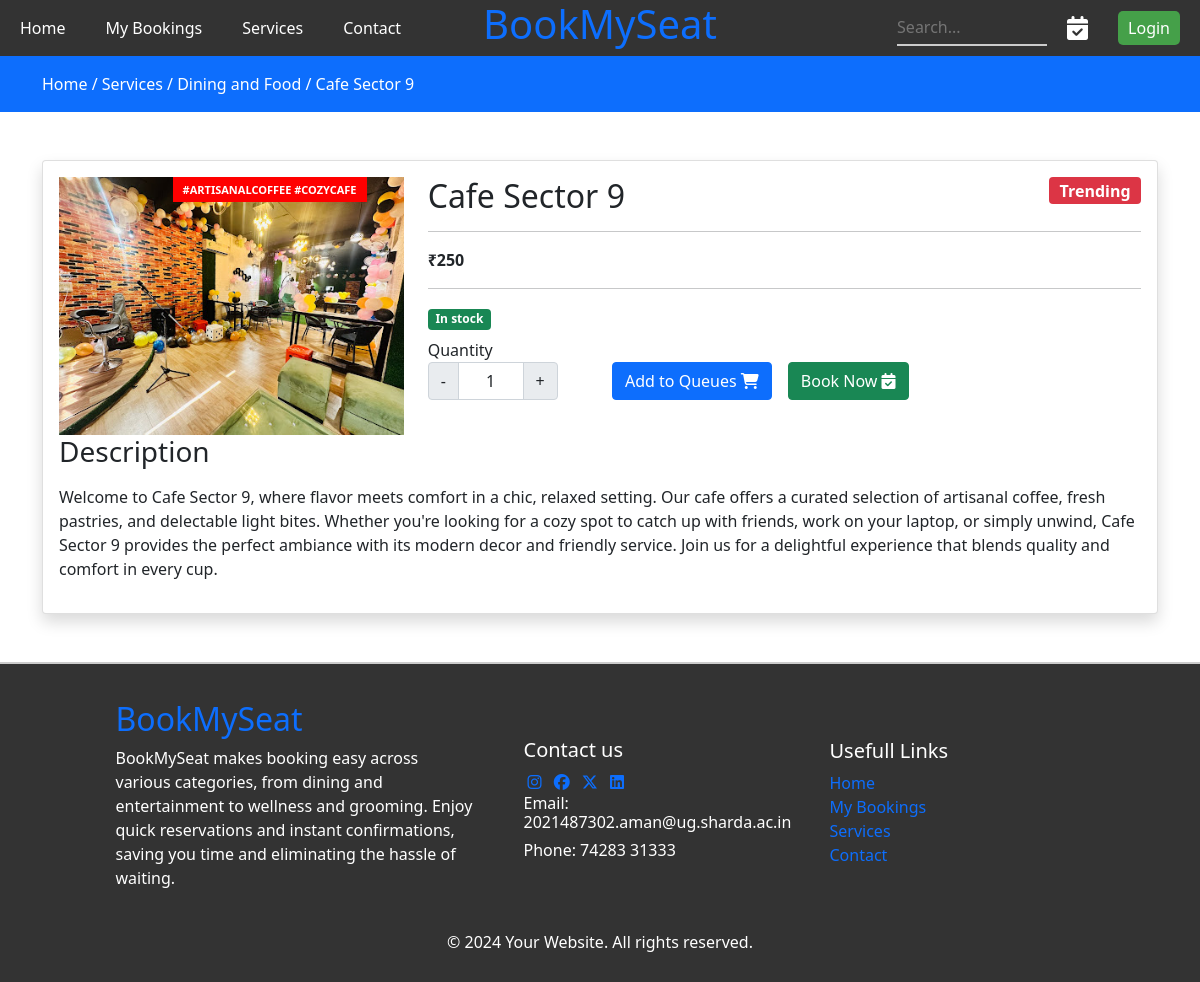
Page /services/Dining and Food/Cafe Sector 9 on the committed database.
### attendee/models.py (models this page shows, shortened)
class Event(models.Model):
    category = models.ForeignKey(Category, on_delete=models.CASCADE)
    slug = models.CharField(max_length=50, null=False, blank=False)
    name = models.CharField(max_length=50, null=False, blank=False)
    event_image = models.ImageField(upload_to=get_file_path, null=True, blank=True)
    small_descriptions = models.CharField(max_length=250, null=False, blank=False)
    quantity = models.IntegerField(null=False, blank=False)
    descriptions = models.TextField(max_length=500, null=False, blank=False)
    original_price = models.FloatField(null=False, blank=False)
    selling_price = models.FloatField(null=False, blank=False)
    status = models.BooleanField(default=False, help_text="0=default, 1=Hidden")
    trending = models.BooleanField(default=False, help_text="0=default, 1=trending")
    tag = models.CharField(max_length=50, null=False, blank=False)
    meta_title = models.CharField(max_length=50, null=False, blank=False)
    meta_keywords = models.CharField(max_length=50, null=False, blank=False)
    meta_descriptions = models.TextField(max_length=500, null=False, blank=False)
    created_at = models.DateTimeField(auto_now_add=True)

class Category(models.Model):
    slug = models.CharField(max_length=50, null=False, blank=False)
    name = models.CharField(max_length=50, null=False, blank=False)
    image = models.ImageField(upload_to=get_file_path, null=True, blank=True)
    descriptions = models.TextField(max_length=500, null=False, blank=False)
    status = models.BooleanField(default=False, help_text="0=default, 1=Hidden")
    trending = models.BooleanField(default=False, help_text="0=default, 1=trending")
    meta_title = models.CharField(max_length=50, null=False, blank=False)
    meta_keywords = models.CharField(max_length=50, null=False, blank=False)
    meta_descriptions = models.TextField(max_length=500, null=False, blank=False)
    created_at = models.DateTimeField(auto_now_add=True)

### attendee/views.py (the view)
# urls.py: path('services/<str:cate_slug>/<str:evt_slug>', views.eventview, name="eventview"),
def eventview(request, cate_slug, evt_slug):
    if(Category.objects.filter(slug=cate_slug, status=0)):
        if(Event.objects.filter(slug=evt_slug, status=0)):
            events = Event.objects.filter(slug=evt_slug, status=0).first
            context = {'events' : events}
        else:
            messages.error(request, "No such Product found")
            return redirect('services')
    else:
        messages.error(request, "No such category found")
        return redirect('services')
    return render(request, "attendee/events/view.html", context)

### attendee/templates/attendee/events/view.html (shortened to what this page needs)
{% extends 'attendee/layouts/main.html' %}
{% block body %}
<div class="py-3 bg-primary">
    <div class="container">
        <a class="text-white" href="{% url 'home' %}">Home /</a>
        <a class="text-white" href="{% url 'services' %}">Services /</a>
        <a class="text-white" href="{% url 'servicesview' events.category.slug %}">{{events.category.name}} /</a>
        <a class="text-white" href="{% url 'eventview' events.category.slug events.slug %}">{{events.name}}</a>
    </div>
</div>
<div class="py-5">
    <div class="container">
        <div class="row">
            <div class="col-md-12">
                <div class="card shadow event_data">
                    <div class="card-body">
                        <div class="row">
                            <div class="col-md-4">
                                {% if events.tag %}
                                    <label class="event-viewtag">{{events.tag}}</label>
                                {% endif %}
                                <img src="{{events.event_image.url}}" class="w-100" alt="image">
                            </div>
                            <div class="col-md-8">
                                <h2 class="mb-0">
                                    {{events.name}}
                                    {% if events.trending %}
                                        <label style="font-size: 16px;" class="float-end badge bg-danger trending_tag"> Trending</label>
                                    {% endif %}
                                </h2>
                                <hr>
                                <label class="fw-bold">₹{{events.selling_price | stringformat:'d'}}</label>
                                <hr>
                                {% if events.quantity > 0 %}
                                    <label class="badge bg-success">In stock</label>
                                {% else %}
                                    <label class="badge bg-success">Out of stock</label>
                                {% endif %}
                                <div class="row mt-2">
                                    <div class="col-md-3">
                                        <div class="Quantity">Quantity</div>
                                        <div class="input-group text-center mb-3" style="width: 130px;">
                                            <button class="input-group-text decrement-btn">-</button>
                                            <input type="text" class="form-control qty-input text-center" value="1">
                                            <button class="input-group-text increment-btn">+</button>
                                        </div>
                                    </div>
                                    <div class="col-md-9">
                                        <br>
                                        {% if events.quantity > 0 %}
                                            <button type="button" class="btn btn-primary me-3 float-start addtoQueuesbtn">Add to Queues <i class="fa fa-shopping-cart"></i></button>
                                        {% endif %}
                                        <button type="button" class="btn btn-success me-3 float-start">Book Now <i class="fa-solid fa-calendar-check"></i></button>
                                    </div>
                                </div>
                            </div>
                        </div>
                        <div class="col-md-12">
                            <h3>Description</h3>
                            <p class="mt-3">
                                {{ events.descriptions }}
                            </p>
                        </div>
                    </div>
                </div>
            </div>
        </div>
    </div>
</div>
{% endblock body %}

### attendee/templates/attendee/layouts/main.html (style rules this page uses)
* { padding: 0; margin: 0; }
a { text-decoration: none; }
.event-viewtag { background-color: red; color: #fff; font-size: 11px; line-height: 1; position: absolute; text-align: center; text-transform: uppercase; top: 16px; margin-left: 7.1rem; padding: 7px 10px; font-weight: 600; min-width: 45px }

### rows in the picture
Event: category.name "Dining and Food", name "Cafe Sector 9", tag "#ARTISANALCOFFEE #COZYCAFE", event_image (picture), selling_price "250", descriptions "Welcome to Cafe Sector 9, where flavor meets comfort in a chic, relaxed setting. Our cafe offers a curated selection of artisanal coffee, fresh pastries, and delectable light bites. Whether you're looking for a cozy spot to catch up with friends, work on your laptop, or simply unwind, Cafe Sector 9 provides the perfect ambiance with its modern decor and friendly service. Join us for a delightful experience that blends quality and comfort in every cup."
